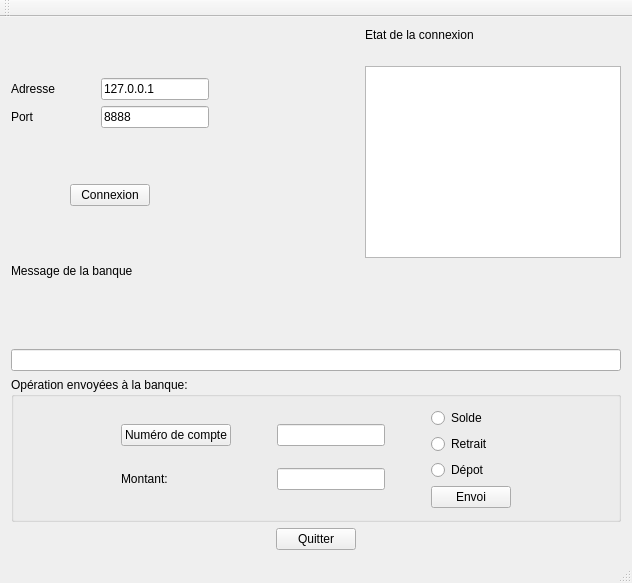
<?xml version="1.0" encoding="UTF-8"?>
<ui version="4.0">
 <class>DAB_MainWindow</class>
 <widget class="QMainWindow" name="DAB_MainWindow">
  <property name="geometry">
   <rect>
    <x>0</x>
    <y>0</y>
    <width>632</width>
    <height>583</height>
   </rect>
  </property>
  <property name="windowTitle">
   <string>DAB_MainWindow</string>
  </property>
  <widget class="QWidget" name="centralWidget">
   <layout class="QVBoxLayout" name="verticalLayout_9">
    <item>
     <layout class="QVBoxLayout" name="verticalLayout_8">
      <item>
       <layout class="QHBoxLayout" name="horizontalLayout_8">
        <item>
         <layout class="QVBoxLayout" name="verticalLayout_7">
          <item>
           <layout class="QVBoxLayout" name="verticalLayout">
            <item>
             <layout class="QHBoxLayout" name="horizontalLayout_2">
              <item>
               <widget class="QLabel" name="label">
                <property name="text">
                 <string>Adresse</string>
                </property>
               </widget>
              </item>
              <item>
               <spacer name="horizontalSpacer">
                <property name="orientation">
                 <enum>Qt::Horizontal</enum>
                </property>
                <property name="sizeHint" stdset="0">
                 <size>
                  <width>40</width>
                  <height>20</height>
                 </size>
                </property>
               </spacer>
              </item>
              <item>
               <widget class="QLineEdit" name="lineEditAdresse">
                <property name="text">
                 <string>127.0.0.1</string>
                </property>
               </widget>
              </item>
             </layout>
            </item>
            <item>
             <layout class="QHBoxLayout" name="horizontalLayout">
              <item>
               <widget class="QLabel" name="label_2">
                <property name="text">
                 <string>Port</string>
                </property>
               </widget>
              </item>
              <item>
               <spacer name="horizontalSpacer_2">
                <property name="orientation">
                 <enum>Qt::Horizontal</enum>
                </property>
                <property name="sizeHint" stdset="0">
                 <size>
                  <width>40</width>
                  <height>20</height>
                 </size>
                </property>
               </spacer>
              </item>
              <item>
               <widget class="QLineEdit" name="lineEditPort">
                <property name="text">
                 <string>8888</string>
                </property>
               </widget>
              </item>
             </layout>
            </item>
           </layout>
          </item>
          <item>
           <layout class="QHBoxLayout" name="horizontalLayout_7">
            <item>
             <spacer name="horizontalSpacer_8">
              <property name="orientation">
               <enum>Qt::Horizontal</enum>
              </property>
              <property name="sizeHint" stdset="0">
               <size>
                <width>40</width>
                <height>20</height>
               </size>
              </property>
             </spacer>
            </item>
            <item>
             <widget class="QPushButton" name="pushButtonConnexion">
              <property name="text">
               <string>Connexion</string>
              </property>
             </widget>
            </item>
            <item>
             <spacer name="horizontalSpacer_9">
              <property name="orientation">
               <enum>Qt::Horizontal</enum>
              </property>
              <property name="sizeHint" stdset="0">
               <size>
                <width>40</width>
                <height>20</height>
               </size>
              </property>
             </spacer>
            </item>
           </layout>
          </item>
         </layout>
        </item>
        <item>
         <spacer name="horizontalSpacer_10">
          <property name="orientation">
           <enum>Qt::Horizontal</enum>
          </property>
          <property name="sizeHint" stdset="0">
           <size>
            <width>40</width>
            <height>20</height>
           </size>
          </property>
         </spacer>
        </item>
        <item>
         <layout class="QVBoxLayout" name="verticalLayout_6">
          <item>
           <widget class="QLabel" name="label_4">
            <property name="text">
             <string>Etat de la connexion</string>
            </property>
           </widget>
          </item>
          <item>
           <spacer name="verticalSpacer_2">
            <property name="orientation">
             <enum>Qt::Vertical</enum>
            </property>
            <property name="sizeHint" stdset="0">
             <size>
              <width>20</width>
              <height>18</height>
             </size>
            </property>
           </spacer>
          </item>
          <item>
           <widget class="QTextEdit" name="textEditEtat"/>
          </item>
         </layout>
        </item>
       </layout>
      </item>
      <item>
       <layout class="QVBoxLayout" name="verticalLayout_5">
        <item>
         <widget class="QLabel" name="label_5">
          <property name="text">
           <string>Message de la banque</string>
          </property>
         </widget>
        </item>
        <item>
         <spacer name="verticalSpacer">
          <property name="orientation">
           <enum>Qt::Vertical</enum>
          </property>
          <property name="sizeHint" stdset="0">
           <size>
            <width>20</width>
            <height>13</height>
           </size>
          </property>
         </spacer>
        </item>
        <item>
         <widget class="QLineEdit" name="lineEditMessagesBanque"/>
        </item>
       </layout>
      </item>
      <item>
       <widget class="QGroupBox" name="groupBox">
        <property name="title">
         <string>Opération envoyées à la banque:</string>
        </property>
        <layout class="QHBoxLayout" name="horizontalLayout_6">
         <item>
          <spacer name="horizontalSpacer_6">
           <property name="orientation">
            <enum>Qt::Horizontal</enum>
           </property>
           <property name="sizeHint" stdset="0">
            <size>
             <width>65</width>
             <height>20</height>
            </size>
           </property>
          </spacer>
         </item>
         <item>
          <layout class="QHBoxLayout" name="horizontalLayout_5">
           <item>
            <layout class="QVBoxLayout" name="verticalLayout_3">
             <item>
              <layout class="QHBoxLayout" name="horizontalLayout_3">
               <item>
                <widget class="QPushButton" name="pushButtonNumeroDeCompte">
                 <property name="text">
                  <string>Numéro de compte</string>
                 </property>
                </widget>
               </item>
               <item>
                <spacer name="horizontalSpacer_3">
                 <property name="orientation">
                  <enum>Qt::Horizontal</enum>
                 </property>
                 <property name="sizeHint" stdset="0">
                  <size>
                   <width>40</width>
                   <height>20</height>
                  </size>
                 </property>
                </spacer>
               </item>
               <item>
                <widget class="QLineEdit" name="lineEditNumeroDeCompte"/>
               </item>
              </layout>
             </item>
             <item>
              <layout class="QHBoxLayout" name="horizontalLayout_4">
               <item>
                <widget class="QLabel" name="label_3">
                 <property name="text">
                  <string>Montant:</string>
                 </property>
                </widget>
               </item>
               <item>
                <spacer name="horizontalSpacer_4">
                 <property name="orientation">
                  <enum>Qt::Horizontal</enum>
                 </property>
                 <property name="sizeHint" stdset="0">
                  <size>
                   <width>40</width>
                   <height>20</height>
                  </size>
                 </property>
                </spacer>
               </item>
               <item>
                <widget class="QLineEdit" name="lineEditMontant"/>
               </item>
              </layout>
             </item>
            </layout>
           </item>
           <item>
            <spacer name="horizontalSpacer_5">
             <property name="orientation">
              <enum>Qt::Horizontal</enum>
             </property>
             <property name="sizeHint" stdset="0">
              <size>
               <width>40</width>
               <height>20</height>
              </size>
             </property>
            </spacer>
           </item>
           <item>
            <layout class="QVBoxLayout" name="verticalLayout_4">
             <item>
              <layout class="QVBoxLayout" name="verticalLayout_2">
               <item>
                <widget class="QRadioButton" name="radioButtonSolde">
                 <property name="text">
                  <string>Solde</string>
                 </property>
                </widget>
               </item>
               <item>
                <widget class="QRadioButton" name="radioButtonRetrait">
                 <property name="text">
                  <string>Retrait</string>
                 </property>
                </widget>
               </item>
               <item>
                <widget class="QRadioButton" name="radioButtonDepot">
                 <property name="text">
                  <string>Dépot</string>
                 </property>
                </widget>
               </item>
              </layout>
             </item>
             <item>
              <widget class="QPushButton" name="pushButtonEnvoi">
               <property name="text">
                <string>Envoi</string>
               </property>
              </widget>
             </item>
            </layout>
           </item>
          </layout>
         </item>
         <item>
          <spacer name="horizontalSpacer_7">
           <property name="orientation">
            <enum>Qt::Horizontal</enum>
           </property>
           <property name="sizeHint" stdset="0">
            <size>
             <width>64</width>
             <height>20</height>
            </size>
           </property>
          </spacer>
         </item>
        </layout>
       </widget>
      </item>
     </layout>
    </item>
    <item>
     <layout class="QHBoxLayout" name="horizontalLayout_9">
      <item>
       <spacer name="horizontalSpacer_11">
        <property name="orientation">
         <enum>Qt::Horizontal</enum>
        </property>
        <property name="sizeHint" stdset="0">
         <size>
          <width>40</width>
          <height>20</height>
         </size>
        </property>
       </spacer>
      </item>
      <item>
       <widget class="QPushButton" name="pushButton_3">
        <property name="text">
         <string>Quitter</string>
        </property>
       </widget>
      </item>
      <item>
       <spacer name="horizontalSpacer_12">
        <property name="orientation">
         <enum>Qt::Horizontal</enum>
        </property>
        <property name="sizeHint" stdset="0">
         <size>
          <width>40</width>
          <height>20</height>
         </size>
        </property>
       </spacer>
      </item>
     </layout>
    </item>
   </layout>
  </widget>
  <widget class="QMenuBar" name="menuBar">
   <property name="geometry">
    <rect>
     <x>0</x>
     <y>0</y>
     <width>632</width>
     <height>19</height>
    </rect>
   </property>
  </widget>
  <widget class="QToolBar" name="mainToolBar">
   <attribute name="toolBarArea">
    <enum>TopToolBarArea</enum>
   </attribute>
   <attribute name="toolBarBreak">
    <bool>false</bool>
   </attribute>
  </widget>
  <widget class="QStatusBar" name="statusBar"/>
 </widget>
 <layoutdefault spacing="6" margin="11"/>
 <resources/>
 <connections>
  <connection>
   <sender>pushButton_3</sender>
   <signal>clicked()</signal>
   <receiver>DAB_MainWindow</receiver>
   <slot>close()</slot>
   <hints>
    <hint type="sourcelabel">
     <x>327</x>
     <y>534</y>
    </hint>
    <hint type="destinationlabel">
     <x>383</x>
     <y>536</y>
    </hint>
   </hints>
  </connection>
 </connections>
</ui>
